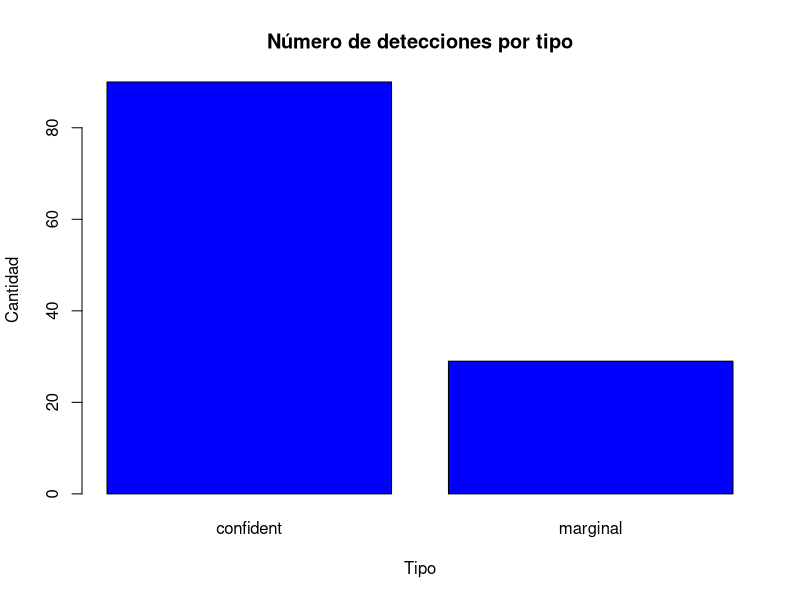

The R source for this figure:
## ---- chunk 1
knitr::opts_chunk$set(echo = TRUE)
## ---- chunk 2
# https://cran.r-project.org/web/packages/ggplot2/index.html
if (!require('ggplot2')) install.packages('ggplot2'); library('ggplot2')
# https://cran.r-project.org/web/packages/dplyr/index.html
if (!require('dplyr')) install.packages('dplyr'); library('dplyr')
## ---- chunk 3
dataset <- read.csv('../dataset/detecciones_ondas_gravitacionales.csv',stringsAsFactors = FALSE)
filas=dim(dataset)[1]
## ---- chunk 4
str(dataset)
## ---- chunk 5
 dataset$false_alarm_rate <- as.numeric(dataset$false_alarm_rate)
 dataset$p_astro <- as.numeric(dataset$p_astro)
 dataset$final_mass <- as.numeric(dataset$final_mass)

## ---- chunk 6
 summary(dataset)
## ---- chunk 7
colSums(is.na(dataset))
## ---- chunk 8
library(stringr)
dataset$tipo <- ifelse(str_detect(dataset$release, "confident"), "confident", "marginal")
## ---- chunk 9
plot(factor(dataset$tipo),main="Número de detecciones por tipo",xlab="Tipo", ylab="Cantidad",col = "blue")
